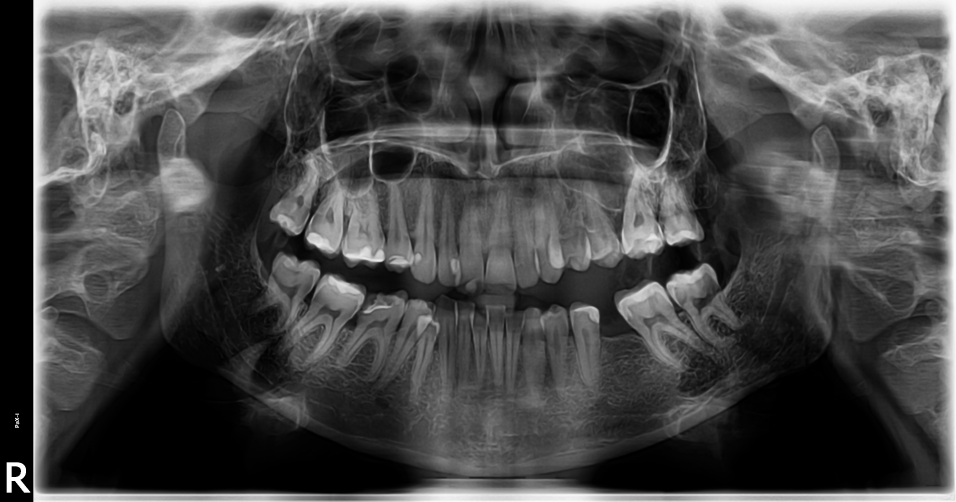
#> input picture PracaInzWebApp/media/Images/P20140512_132024_0000.jpg, 2868 x 1504 px (shown at 1/3 size)
$ python ReProcessImage.py --ReadPath PracaInzWebApp/media/Images/P20140512_132024_0000.jpg --WritePath PracaInzWebApp/media/Images/P20140514_090212_0000.jpg   (older library calls are emulated)
#> lines starting #> are read from the running program, lines starting #| are printed output that depends on the picture; after the words box and inside, x2 and y2 are one past the last pixel; in counts of white or black regions, pixels touching at a corner belong together
#> further down, img is the input picture: shape (1504, 2868, 3); min 0, max 255, mean 74.9
### ImageTranformation.py
import numpy as np
import cv2
import math
import matplotlib.pyplot as plt


from collections import namedtuple


def cutImage(image):

    borderGrey = cv2.adaptiveThreshold(cv2.cvtColor(image, cv2.COLOR_RGB2GRAY),255,cv2.ADAPTIVE_THRESH_GAUSSIAN_C,\
            cv2.THRESH_BINARY,11,2)
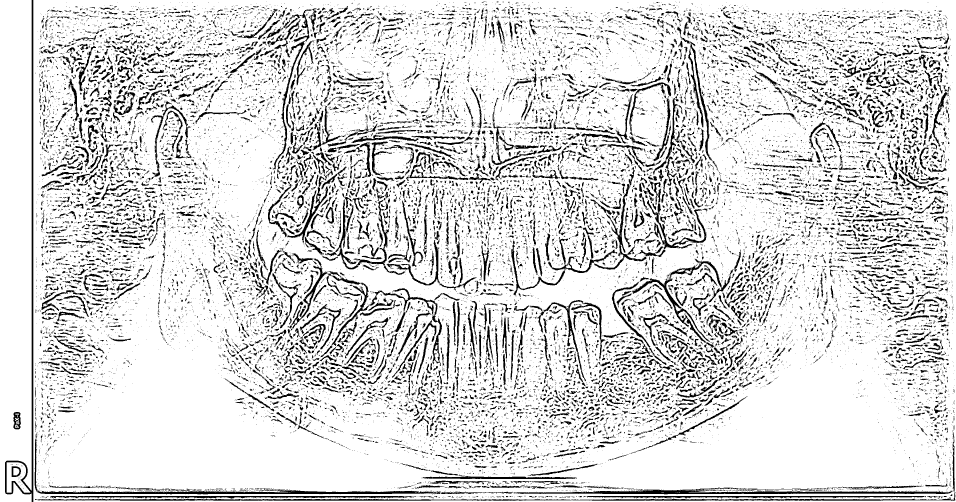
#> borderGrey: shape (1504, 2868) (shown at 1/3 size); 85.4% white; 27207 black regions (22155 under 20 px), largest, box (x1, y1, x2, y2) and area: (112, 1312, 2866, 1502) 10706, (15, 0, 100, 1504) 9370, (1547, 1463, 2857, 1483) 9240
    borderGrey = cv2.cvtColor(image, cv2.COLOR_RGB2GRAY)
    histogram = []
    for i in range(0,borderGrey.shape[1]):
        temp = 0
        # Considering only lower half:
        for j in range(borderGrey.shape[0]//3, borderGrey.shape[0]):
            temp += borderGrey[j][i]
        histogram.append(temp)
#> after the loop, histogram = 2868 values, max 249982 at index 2867, min 0 at index 0, mean 63601.2
    histogram = np.array(histogram)
    procent = borderGrey.shape[1]/100
#> procent = 28.68
    borderLeft = int(histogram[int(15 * procent):int(25 * procent)].argmin(axis=0) + 15 * procent)
#> borderLeft = 692
    borderRight = int(histogram[int(75 * procent):int(90 * procent)].argmin(axis=0) + 75 * procent)
#> borderRight = 2243
    print([borderGrey.shape[1], 75 *procent, borderLeft,borderRight])
#| [2868, 2151.0, 692, 2243]
    roi = image[0:image.shape[0], (borderLeft+16-borderLeft%16):(borderRight-borderRight%16)]
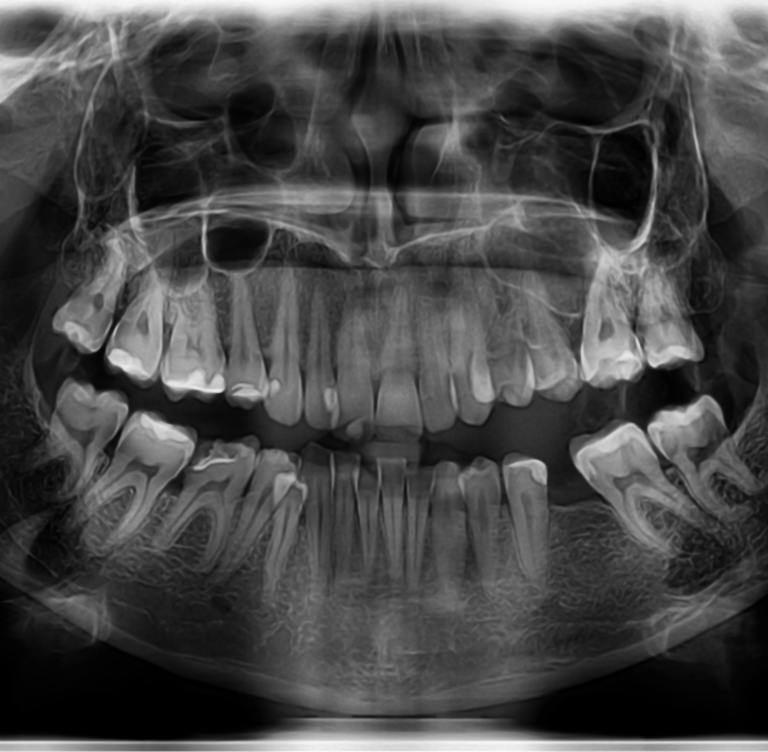
#> roi: shape (1504, 1536, 3) (shown at 1/2 size); min 0, max 250, mean 71.8

    histogram = histogram / (borderGrey.shape[0]//2)
#> histogram = 2868 values, max 332.4 at index 2867, min 0 at index 0, mean 84.58
    # plt.plot(histogram)
    # plt.axis([0, borderGrey.shape[1], 0, 255])
    # #plt.show()

    return roi

# [53 lines left out: functions findGapEnds, laplacePyramid, not called in this run]

### Segmentation.py
from __future__ import print_function
from skimage.feature import peak_local_max
from skimage.morphology import watershed
from scipy import ndimage
import argparse
import cv2
import numpy as np
import math
import os.path


# [65 lines left out: functions makeToothPossitions, makeWaterShed, not called in this run]


def redoWaterShed(img, path):
    fileName = path + "//" + "toothCoordinates.out"
    if os.path.isfile(fileName):
        thisToothPossition = np.loadtxt(fileName, dtype=np.int, delimiter=' ')
    else:
        return 1

    fileName = path + "//" + "thresh.jpg"
    if os.path.isfile(fileName):
        thresh = cv2.imread(fileName, 1)
        thresh = cv2.cvtColor(thresh, cv2.COLOR_BGR2GRAY)
    else:
        return 1
    return waterShed(img, thisToothPossition, thresh)


# [131 lines left out: functions waterShed, generateGrid, drawGrid, not called in this run]

### ReProcessImage.py
import argparse
import cv2
import Segmentation as sg
import os.path
import ImageTranformation as iT
import numpy as np

parser = argparse.ArgumentParser()
parser.add_argument("-r", "--ReadPath", required = True, help = "Path to the image")
parser.add_argument("-w", "--WritePath", required = True, help = "Path to the save dir")

args = vars(parser.parse_args())
dirName, imageHead = os.path.split(args["ReadPath"])
imageName = os.path.splitext(imageHead)[0]
saveFolderDir = args["WritePath"] + "/" + imageName
if not os.path.exists(saveFolderDir):
    os.makedirs(saveFolderDir)

img = cv2.imread(args["ReadPath"], 1)
img = iT.cutImage(img)

hFactor = 1000 / img.shape[0]
#> hFactor = 0.665

img = cv2.resize(img, (0, 0), fx=hFactor, fy=hFactor)
#> img: shape (1000, 1021, 3)
tempImg = np.empty((img.shape[0] + 16 - (img.shape[0] % 16), img.shape[1] + 16 - (img.shape[1] % 16), 3), dtype=np.uint8)
tempImg.fill(0)
#> tempImg: shape (1008, 1024, 3); every value is 0
tempImg[0:img.shape[0], 0:img.shape[1], 0:3] = img
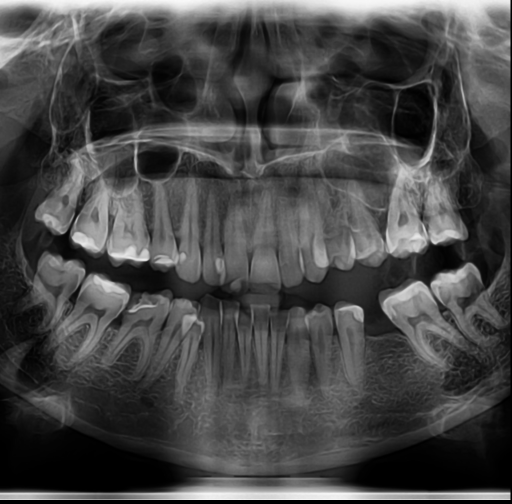
#> tempImg: shape (1008, 1024, 3) (shown at 1/2 size); min 0, max 250, mean 70.9
img = np.array(tempImg, copy=True)
gray = cv2.cvtColor(img, cv2.COLOR_BGR2GRAY)

resultImage = sg.redoWaterShed(img, saveFolderDir)
#> resultImage = 1
cv2.imwrite(saveFolderDir + "/" + "segmentedImage.jpg", resultImage)

$ run again, on PracaInzWebApp/media/Images/P20140514_092234_0000.jpg
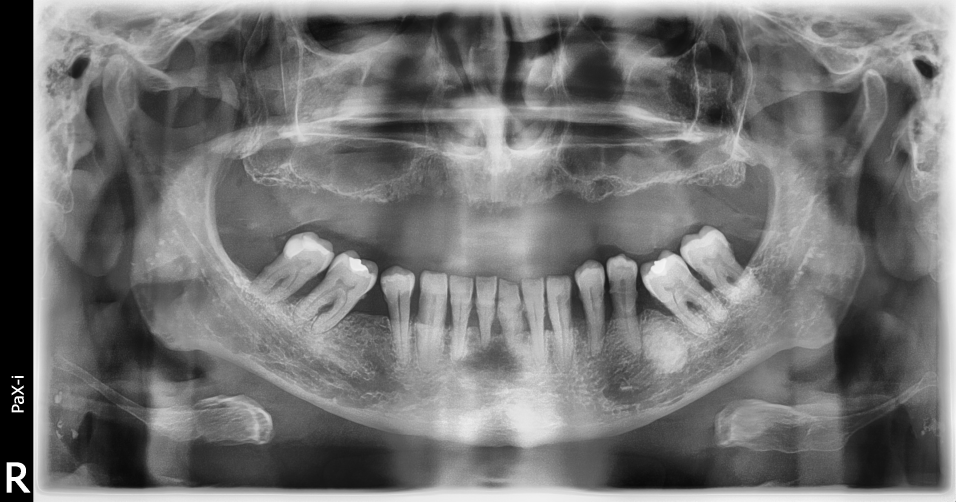
#> input picture PracaInzWebApp/media/Images/P20140514_092234_0000.jpg, 2868 x 1504 px (shown at 1/3 size)
#> img is the input picture: shape (1504, 2868, 3); min 0, max 255, mean 115.9
#> in cutImage, `borderGrey = cv2.adaptiveThreshold(cv2.cvtColor(image, cv2.COLOR_RGB2G..`:
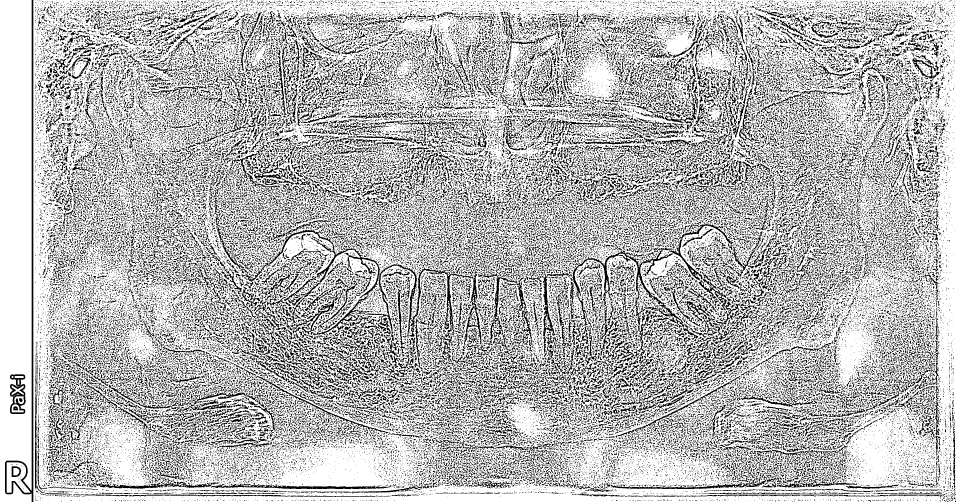
#> borderGrey: shape (1504, 2868) (shown at 1/3 size); 71.9% white; black in thin lines or dots
#> after the loop in cutImage, `for i in range(0,borderGrey.shape[1]):`: histogram = 2868 values, max 241321 at index 2867, min 0 at index 0, mean 116653.2
#> borderLeft = 430
#> borderRight = 2580
#| [2868, 2151.0, 430, 2580]
#> in cutImage, `histogram = histogram / (borderGrey.shape[0]//2)`: histogram = 2868 values, max 320.9 at index 2867, min 0 at index 0, mean 155.1
#> img: shape (1000, 1426, 3)
#> `tempImg[0:img.shape[0], 0:img.shape[1], 0:3] = img`:
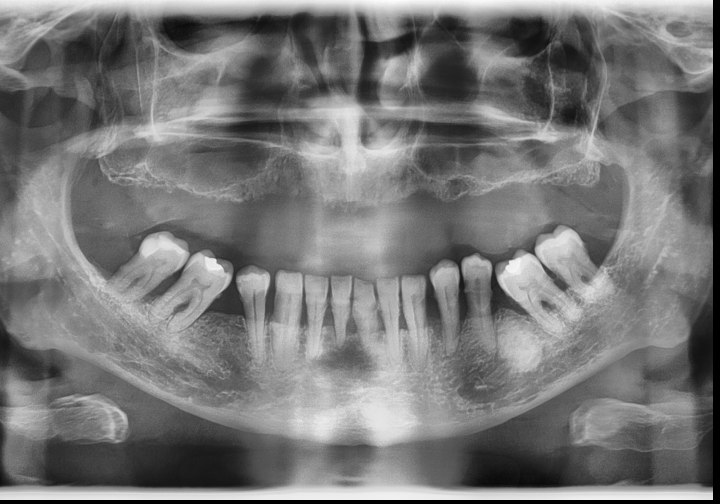
#> tempImg: shape (1008, 1440, 3) (shown at 1/2 size); min 0, max 254, mean 118.8
#> resultImage = 1

$ run again, on PracaInzWebApp/media/Images/P20140514_093728_0000.jpg
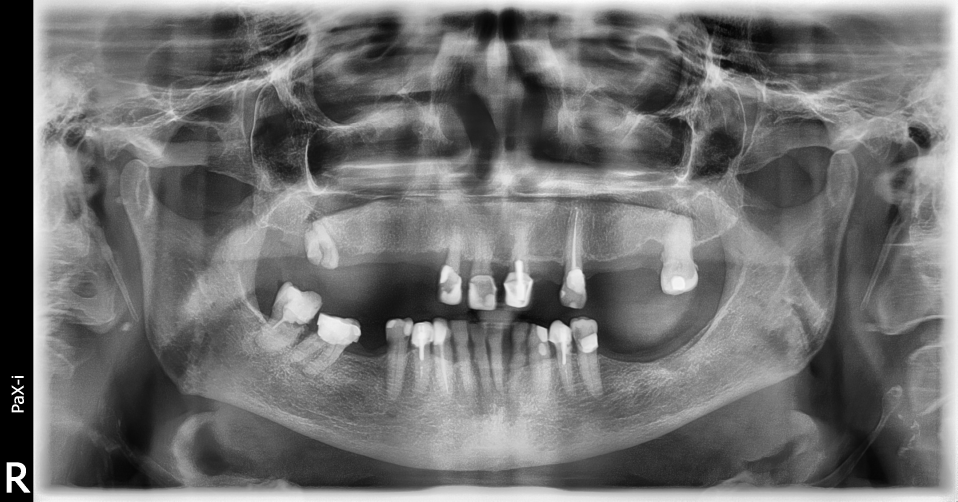
#> input picture PracaInzWebApp/media/Images/P20140514_093728_0000.jpg, 2872 x 1504 px (shown at 1/3 size)
#> img is the input picture: shape (1504, 2872, 3); min 0, max 255, mean 113.3
#> in cutImage, `borderGrey = cv2.adaptiveThreshold(cv2.cvtColor(image, cv2.COLOR_RGB2G..`:
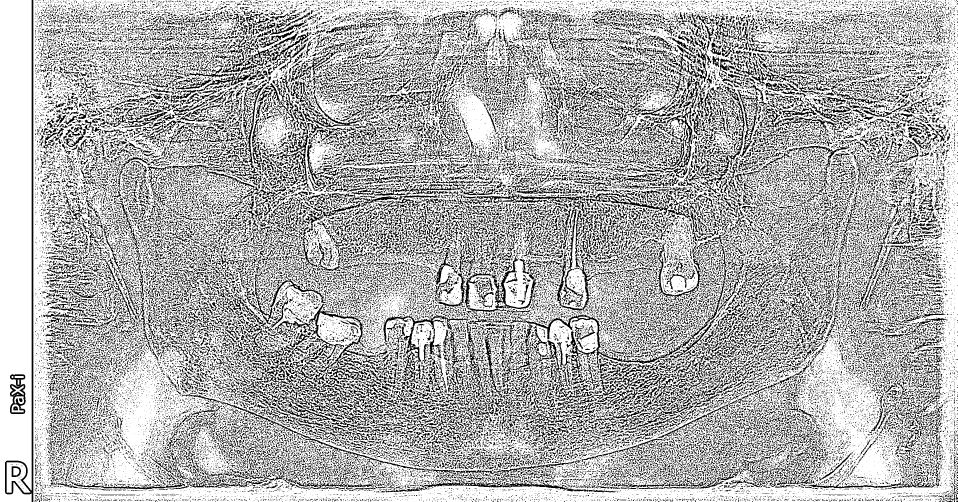
#> borderGrey: shape (1504, 2872) (shown at 1/3 size); 68.9% white; black in thin lines or dots
#> after the loop in cutImage, `for i in range(0,borderGrey.shape[1]):`: histogram = 2872 values, max 241000 at index 102, min 0 at index 0, mean 115461.3
#> borderLeft = 430
#> borderRight = 2519
#| [2872, 2154.0, 430, 2519]
#> in cutImage, `histogram = histogram / (borderGrey.shape[0]//2)`: histogram = 2872 values, max 320.5 at index 102, min 0 at index 0, mean 153.5
#> img: shape (1000, 1383, 3)
#> `tempImg[0:img.shape[0], 0:img.shape[1], 0:3] = img`:
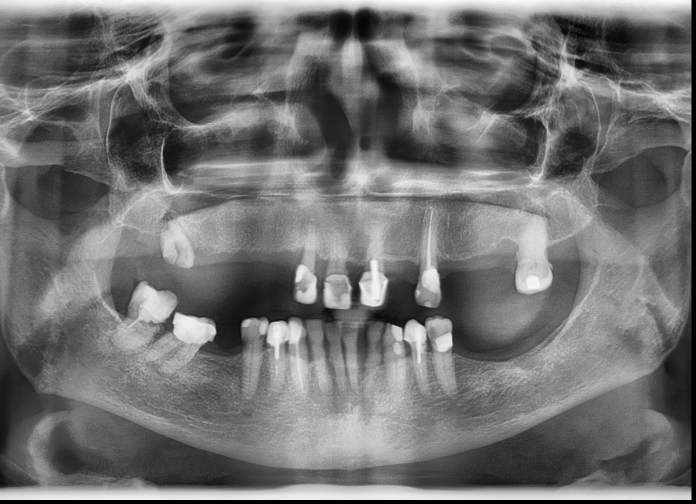
#> tempImg: shape (1008, 1392, 3) (shown at 1/2 size); min 0, max 253, mean 113
#> resultImage = 1

$ run again, on PracaInzWebApp/media/Images/P20140514_094537_0000.jpg
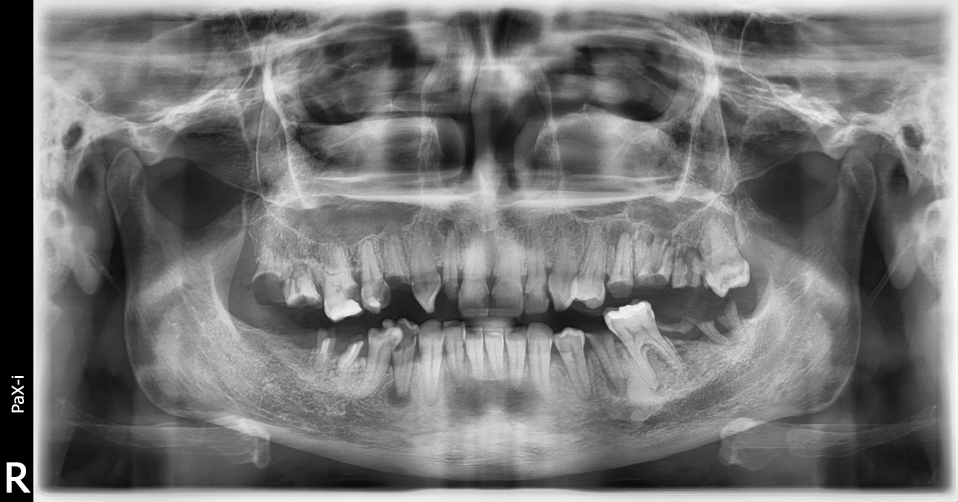
#> input picture PracaInzWebApp/media/Images/P20140514_094537_0000.jpg, 2872 x 1504 px (shown at 1/3 size)
#> img is the input picture: shape (1504, 2872, 3); min 0, max 255, mean 116.8
#> in cutImage, `borderGrey = cv2.adaptiveThreshold(cv2.cvtColor(image, cv2.COLOR_RGB2G..`:
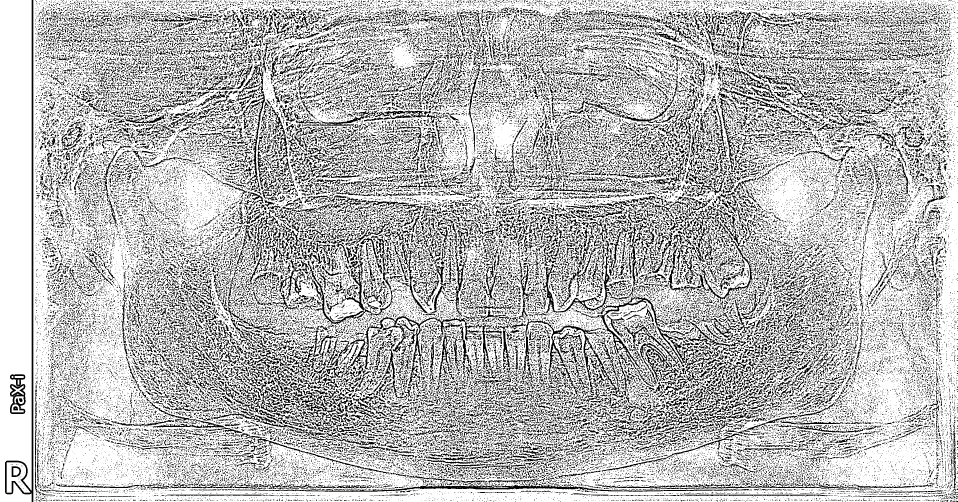
#> borderGrey: shape (1504, 2872) (shown at 1/3 size); 72.2% white; black in thin lines or dots
#> after the loop in cutImage, `for i in range(0,borderGrey.shape[1]):`: histogram = 2872 values, max 246034 at index 2871, min 0 at index 0, mean 115593.5
#> borderLeft = 430
#> borderRight = 2583
#| [2872, 2154.0, 430, 2583]
#> in cutImage, `histogram = histogram / (borderGrey.shape[0]//2)`: histogram = 2872 values, max 327.2 at index 2871, min 0 at index 0, mean 153.7
#> img: shape (1000, 1426, 3)
#> `tempImg[0:img.shape[0], 0:img.shape[1], 0:3] = img`:
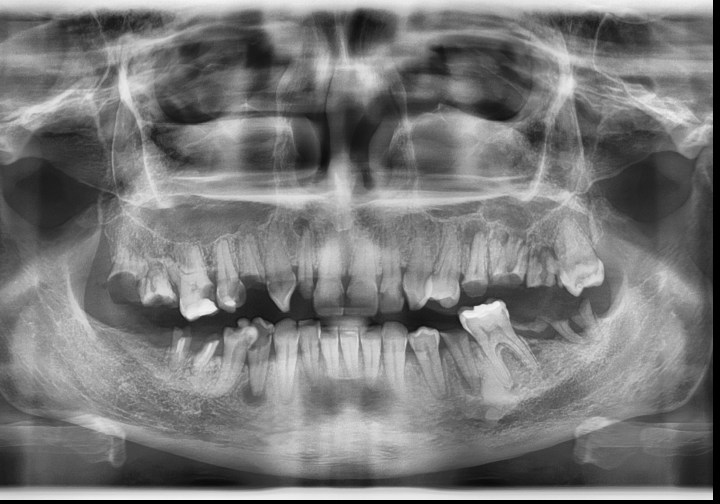
#> tempImg: shape (1008, 1440, 3) (shown at 1/2 size); min 0, max 247, mean 120
#> resultImage = 1
